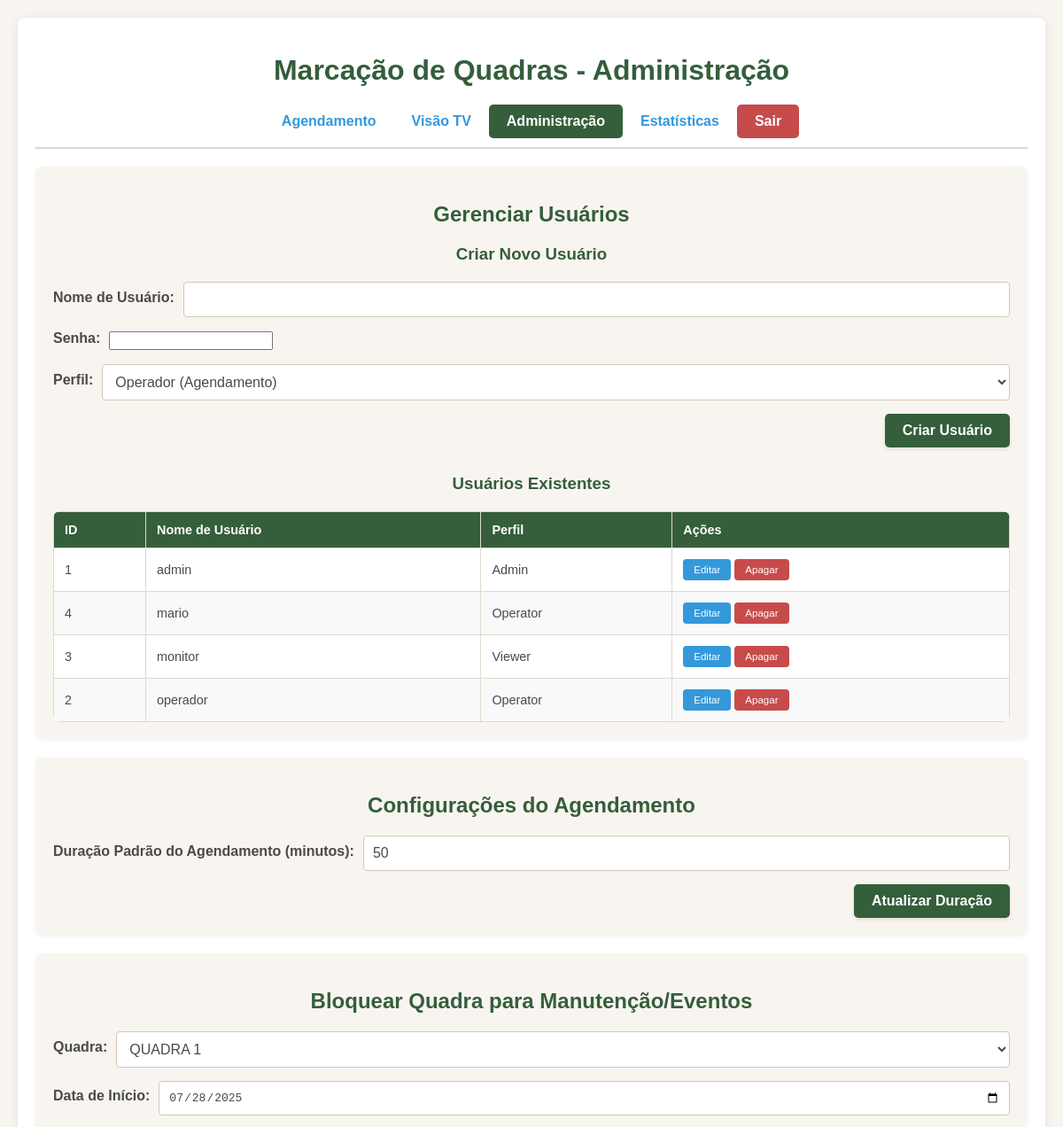
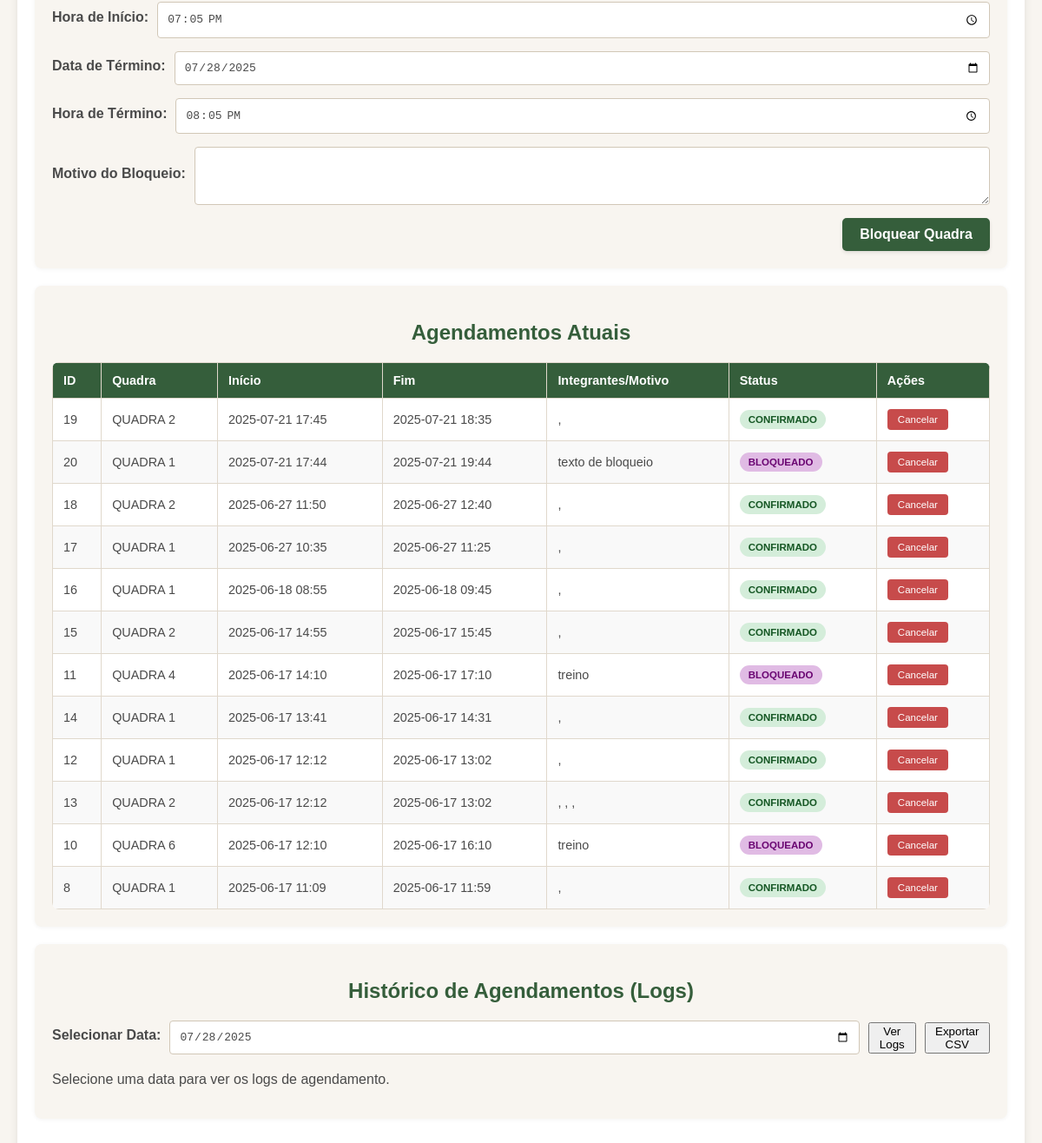
The page /admin (signed in) on the database as committed earlier (2 pictures, top to bottom).
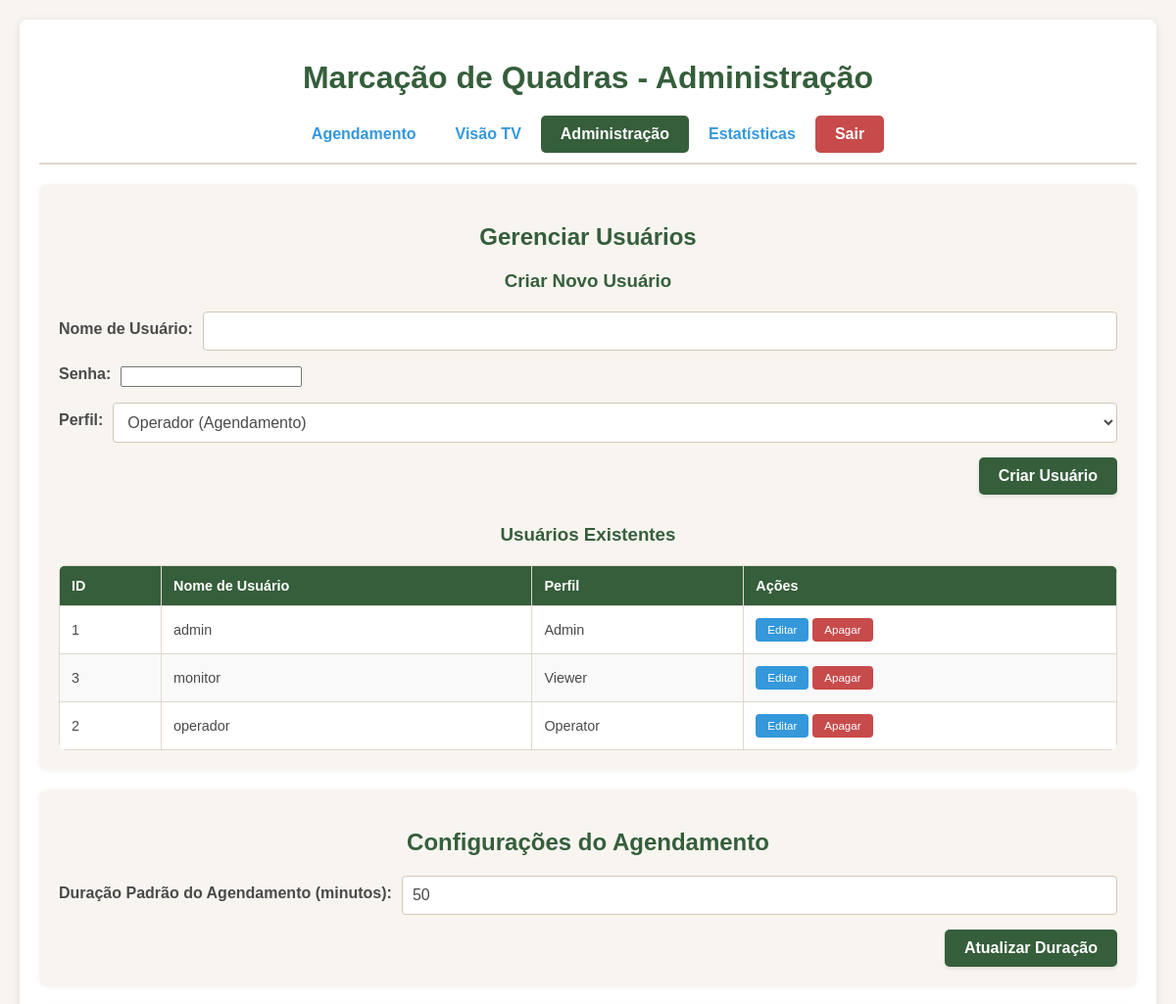
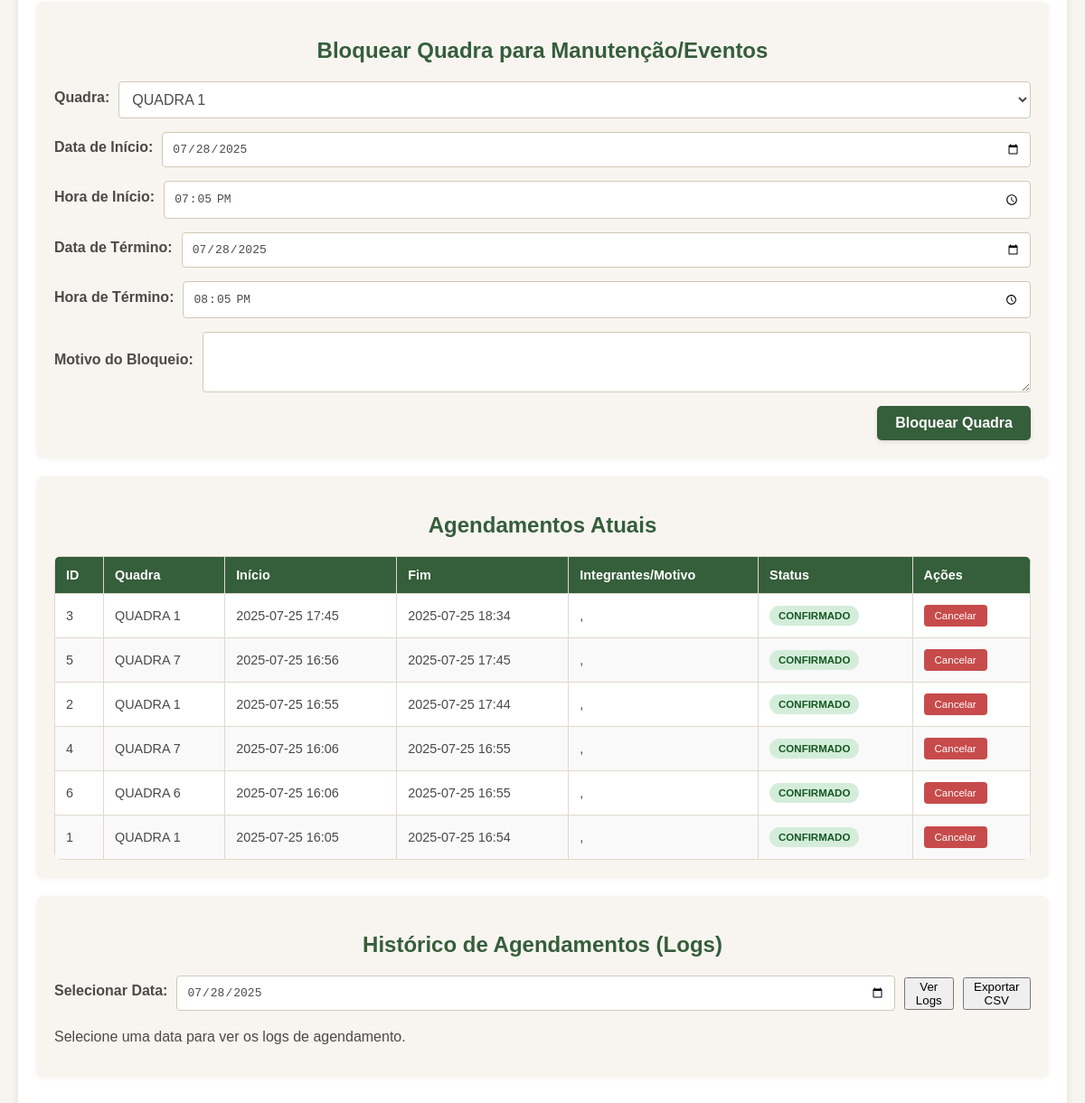
The same page on the database as committed later (2 pictures, top to bottom).
### tables this page shows
CREATE TABLE users (
            id INTEGER PRIMARY KEY AUTOINCREMENT,
            username TEXT UNIQUE NOT NULL,
            password_hash TEXT NOT NULL,
            role TEXT NOT NULL DEFAULT 'viewer' -- 'admin', 'operator', 'viewer'
        );

CREATE TABLE bookings (
            id INTEGER PRIMARY KEY AUTOINCREMENT,
            courtId TEXT NOT NULL,
            startTime TEXT NOT NULL,
            endTime TEXT NOT NULL,
            players TEXT NOT NULL, -- Armazenado como JSON string
            status TEXT NOT NULL,
            bookedBy TEXT,
            isBlockBooking INTEGER NOT NULL, -- 0 para False, 1 para True
            blockBookingReason TEXT,
            createdAt TEXT NOT NULL
        );

### app.py (the view, shortened to what this page needs)
@app.route('/admin', methods=['GET', 'POST'])
@login_required
@role_required(['admin', 'semi-admin']) # Semi-admin pode acessar o painel de administração
def admin_panel():
    settings = get_settings_db()
    all_bookings = get_bookings_db()
    all_bookings.sort(key=lambda x: x['startTime'], reverse=True) # Mais recente primeiro
    all_users = get_all_users()
    courts = [f"QUADRA {i + 1}" for i in range(7)]
    current_date = datetime.now().strftime('%Y-%m-%d')
    current_time = datetime.now().strftime('%H:%M')
    one_hour_later = (datetime.now() + timedelta(hours=1)).strftime('%H:%M')
    return render_template('admin.html', settings=settings, bookings=all_bookings, courts=courts,
                           current_date=current_date, current_time=current_time, one_hour_later=one_hour_later, all_users=all_users)

### app.py (called while the page is built)
def get_db():
    if 'db' not in g:
        g.db = sqlite3.connect(DB_FILE, check_same_thread=False)
        g.db.row_factory = sqlite3.Row # Configura o cursor para retornar linhas como objetos Row
    return g.db

def get_user_by_id(user_id):
    conn = get_db()
    cursor = conn.cursor()
    cursor.execute("SELECT id, username, password_hash, role FROM users WHERE id = ?", (user_id,))
    return cursor.fetchone()

def get_all_users():
    conn = get_db()
    cursor = conn.cursor()
    cursor.execute("SELECT id, username, role FROM users ORDER BY username ASC")
    return cursor.fetchall()

def get_settings_db():
    conn = get_db()
    cursor = conn.cursor()
    cursor.execute("SELECT value FROM settings WHERE key = 'bookingDurationMinutes'")
    result = cursor.fetchone()
    return {"bookingDurationMinutes": int(result[0])} if result else {"bookingDurationMinutes": 50}

@app.before_request
def load_logged_in_user():
    user_id = session.get('user_id')
    if user_id is None:
        g.user = None
    else:
        g.user = get_user_by_id(user_id)

### templates/admin.html (shortened to what the changed rows need)
<!DOCTYPE html>
<html lang="pt-BR">
<head>
</head>
<body>
    <div class="container">
        <h1>Marcação de Quadras - Administração</h1>
        <div class="section-card">
            <h2>Gerenciar Usuários</h2>
            {% if all_users %}
            <table>
                <thead>
                    <tr>
                        <th>ID</th>
                        <th>Nome de Usuário</th>
                        <th>Perfil</th>
                        <th>Ações</th>
                    </tr>
                </thead>
                <tbody>
                    {% for user in all_users %}
                    <tr>
                        <td>{{ user.id }}</td>
                        <td>{{ user.username }}</td>
                        <td>{{ user.role.capitalize() }}</td>
                        <td>
                            <button class="action-button-table"
                                onclick="openEditUserModal({{ user.id }}, '{{ user.username }}', '{{ user.role }}')">Editar</button>
                            <form action="{{ url_for('admin_panel') }}" method="post" style="display:inline-block;">
                                <button type="submit" name="delete_user" class="action-button-table delete"
                                {% if user.id == g.user.id %}disabled title="Você não pode apagar sua própria conta"{% endif %}>Apagar</button>
                            </form>
                        </td>
                    </tr>
                    {% endfor %}
                </tbody>
            </table>
            {% else %}
            <p>Nenhum usuário cadastrado (exceto os padrões).</p>
            {% endif %}
        </div>
        <div class="section-card">
            <h2>Configurações do Agendamento</h2>
        </div>
        <div class="section-card">
            <h2>Bloquear Quadra para Manutenção/Eventos</h2>
        </div>
        <div class="section-card">
            <h2>Agendamentos Atuais</h2>
            {% if bookings %}
            <table>
                <thead>
                    <tr>
                        <th>ID</th>
                        <th>Quadra</th>
                        <th>Início</th>
                        <th>Fim</th>
                        <th>Integrantes/Motivo</th>
                        <th>Status</th>
                        <th>Ações</th>
                    </tr>
                </thead>
                <tbody>
                    {% for booking in bookings %}
                    <tr>
                        <td>{{ booking.id }}</td>
                        <td>{{ booking.courtId }}</td>
                        <td>{{ booking.startTime.strftime('%Y-%m-%d %H:%M') }}</td>
                        <td>{{ booking.endTime.strftime('%Y-%m-%d %H:%M') }}</td>
                        <td>
                            {% if booking.isBlockBooking %}
                                {{ booking.blockBookingReason }}
                            {% else %}
                                {{ booking.players | map(attribute='name') | join(', ') }}
                            {% endif %}
                        </td>
                        <td>
                            <span class="status-tag
                                {% if booking.isBlockBooking %}status-block-booking
                                {% elif booking.status == 'confirmed' %}status-confirmed
                                {% elif booking.status == 'playing' %}status-playing
                                {% elif booking.status == 'provisional' %}status-alert-yellow
                                {% endif %}">
                                {% if booking.isBlockBooking %}BLOQUEADO
                                {% elif booking.status == 'confirmed' %}CONFIRMADO
                                {% elif booking.status == 'playing' %}EM JOGO
                                {% elif booking.status == 'provisional' %}PROVISÓRIO
                                {% endif %}
                            </span>
                        </td>
                        <td>
                            <form action="{{ url_for('admin_panel') }}" method="post" style="display:inline-block;">
                                <button type="submit" name="cancel_booking" class="action-button-table delete">Cancelar</button>
                            </form>
                        </td>
                    </tr>
                    {% endfor %}
                </tbody>
            </table>
            {% else %}
            <p>Nenhum agendamento encontrado.</p>
            {% endif %}
        </div>
        <div class="section-card">
            <h2>Histórico de Agendamentos (Logs)</h2>
        </div>
    </div>
</body>
</html>

Rows that differ between the two databases and show on the page:
removed users: id "4", username "mario", role "Operator"
removed bookings: id "19", courtId "QUADRA 2", startTime "2025-07-21 17:45", endTime "2025-07-21 18:35", players|map ",", isBlockBooking "CONFIRMADO"
removed bookings: id "20", courtId "QUADRA 1", startTime "2025-07-21 17:44", endTime "2025-07-21 19:44", blockBookingReason "texto de bloqueio", isBlockBooking "BLOQUEADO"
removed bookings: id "18", courtId "QUADRA 2", startTime "2025-06-27 11:50", endTime "2025-06-27 12:40", players|map ",", isBlockBooking "CONFIRMADO"
removed bookings: id "17", courtId "QUADRA 1", startTime "2025-06-27 10:35", endTime "2025-06-27 11:25", players|map ",", isBlockBooking "CONFIRMADO"
removed bookings: id "16", courtId "QUADRA 1", startTime "2025-06-18 08:55", endTime "2025-06-18 09:45", players|map ",", isBlockBooking "CONFIRMADO"
removed bookings: id "15", courtId "QUADRA 2", startTime "2025-06-17 14:55", endTime "2025-06-17 15:45", players|map ",", isBlockBooking "CONFIRMADO"
removed bookings: id "11", courtId "QUADRA 4", startTime "2025-06-17 14:10", endTime "2025-06-17 17:10", blockBookingReason "treino", isBlockBooking "BLOQUEADO"
removed bookings: id "14", courtId "QUADRA 1", startTime "2025-06-17 13:41", endTime "2025-06-17 14:31", players|map ",", isBlockBooking "CONFIRMADO"
removed bookings: id "12", courtId "QUADRA 1", startTime "2025-06-17 12:12", endTime "2025-06-17 13:02", players|map ",", isBlockBooking "CONFIRMADO"
removed bookings: id "13", courtId "QUADRA 2", startTime "2025-06-17 12:12", endTime "2025-06-17 13:02", players|map ", , ,", isBlockBooking "CONFIRMADO"
removed bookings: id "10", courtId "QUADRA 6", startTime "2025-06-17 12:10", endTime "2025-06-17 16:10", blockBookingReason "treino", isBlockBooking "BLOQUEADO"
removed bookings: id "8", courtId "QUADRA 1", startTime "2025-06-17 11:09", endTime "2025-06-17 11:59", players|map ",", isBlockBooking "CONFIRMADO"
added bookings: id "3", courtId "QUADRA 1", startTime "2025-07-25 17:45", endTime "2025-07-25 18:34", players|map ",", isBlockBooking "CONFIRMADO"
added bookings: id "5", courtId "QUADRA 7", startTime "2025-07-25 16:56", endTime "2025-07-25 17:45", players|map ",", isBlockBooking "CONFIRMADO"
added bookings: id "2", courtId "QUADRA 1", startTime "2025-07-25 16:55", endTime "2025-07-25 17:44", players|map ",", isBlockBooking "CONFIRMADO"
added bookings: id "4", courtId "QUADRA 7", startTime "2025-07-25 16:06", endTime "2025-07-25 16:55", players|map ",", isBlockBooking "CONFIRMADO"
added bookings: id "6", courtId "QUADRA 6", startTime "2025-07-25 16:06", endTime "2025-07-25 16:55", players|map ",", isBlockBooking "CONFIRMADO"
added bookings: id "1", courtId "QUADRA 1", startTime "2025-07-25 16:05", endTime "2025-07-25 16:54", players|map ",", isBlockBooking "CONFIRMADO"
